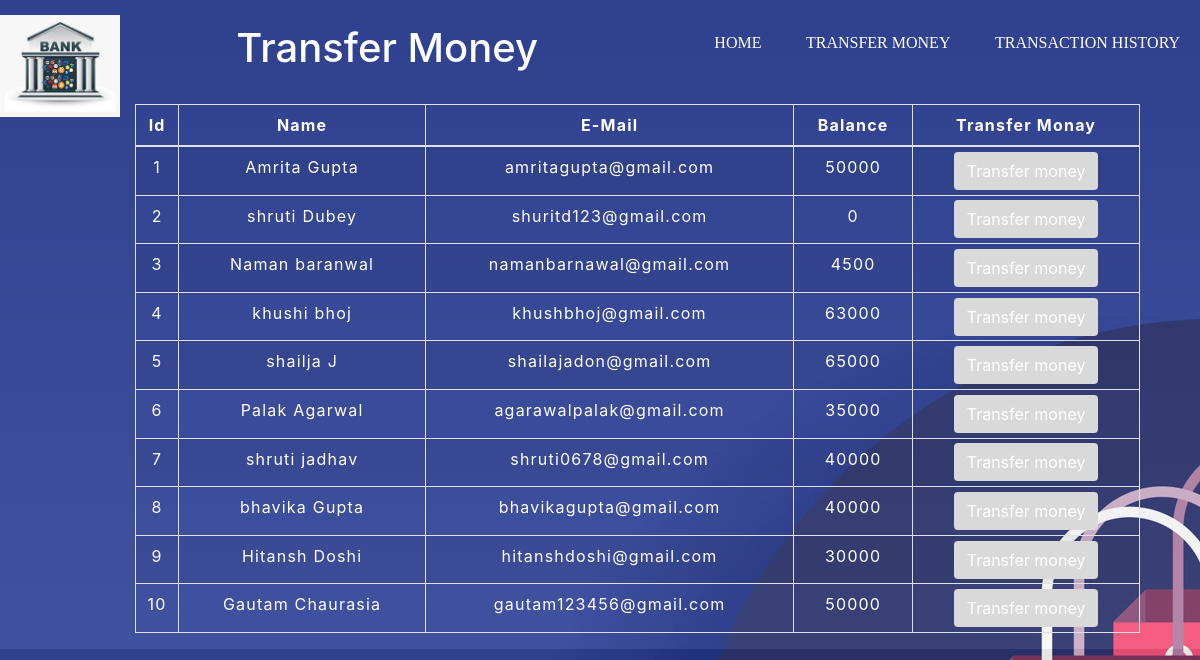
The app's page /transfermoney.php with its own data.
### tables this page shows
CREATE TABLE `users` (
  `id` int(3) NOT NULL,
  `name` text NOT NULL,
  `email` varchar(30) NOT NULL,
  `balance` int(8) NOT NULL
);

### transfermoney.php (the view, shortened to what this page needs)
<!DOCTYPE html>
<html lang="en">
<head>
    <link rel="stylesheet" href="https://maxcdn.bootstrapcdn.com/bootstrap/4.0.0/css/bootstrap.min.css">
    <link rel="stylesheet" type="text/css" href="css/table.css">
</head>
<body>
<?php
    include 'config.php';
    $sql = "SELECT * FROM users";
    $result = mysqli_query($conn,$sql);
?>
 <div class="wrapper">
        <div class="logo">
            <img src="logo.jfif" alt="">
        </div>
<ul class="nav-area">
<li><a href="index.php">Home</a></li>
<li><a href="transfermoney.php">Transfer money</a></li>
<li><a href="transactionhistory.php">Transaction History</a></li>
</ul>
</div>
<div class="container">
        <h2 class="text-center pt-4">Transfer Money</h2>
        <br>
            <div class="row">
                <div class="col">
                    <div class="table-responsive-sm">
                    <table class="table table-hover table-sm table-striped table-condensed table-bordered">
                        <thead>
                            <tr>
                            <th scope="col" class="text-center py-2">Id</th>
                            <th scope="col" class="text-center py-2">Name</th>
                            <th scope="col" class="text-center py-2">E-Mail</th>
                            <th scope="col" class="text-center py-2">Balance</th>
                            <th scope="col" class="text-center py-2">Transfer Monay</th>
                            </tr>
                        </thead>
                        <tbody>
                <?php
                    while($rows=mysqli_fetch_assoc($result)){
                ?>
                    <tr>
                        <td class="py-2"><?php echo $rows['id'] ?></td>
                        <td class="py-2"><?php echo $rows['name']?></td>
                        <td class="py-2"><?php echo $rows['email']?></td>
                        <td class="py-2"><?php echo $rows['balance']?></td>
                        <td><a href="selecteduserdetail.php?id= <?php echo $rows['id'] ;?>"> <button type="button" class="btn">Transfer money</button></a></td>
                    </tr>
                <?php
                    }
                ?>
                        </tbody>
                    </table>
                    </div>
                </div>
            </div>
         </div>
</body>
</html>

### table.css (style rules this page uses)
* { padding: 10; margin: 0; box-sizing: border-box; color:white; }
h2 { font-size: 40px; }
table { letter-spacing: 1.2px; color:white; }
td { text-align: center; }
button { border:none; background: #d9d9d9; transition: 1s; }

### transfermoney.php (style rules this page uses)
body { background: linear-gradient(rgba(0, 0, 0, 0.1), rgba(168, 170, 172, 0.1)), url(bank.jpg); color:white; }
button { transition: 1.5s; }
.logo { width: 10%; height: 10%; }
.nav-area { float: right; list-style: none; margin-top: 30px; }
.nav-area li { display: inline-block; }
.nav-area li a { color: white; text-decoration: none; padding: 5px 20px; font-family: poppins; font-size: 16px; text-transform: uppercase; }
.logo { float: left; }
.logo img { width: 100%; padding: 15px 0; }

### records on screen
users: id "1", name "Amrita Gupta", email "amritagupta@gmail.com", balance "50000"
users: id "2", name "shruti Dubey", email "shuritd123@gmail.com", balance "0"
users: id "3", name "Naman baranwal", email "namanbarnawal@gmail.com", balance "4500"
users: id "4", name "khushi bhoj", email "khushbhoj@gmail.com", balance "63000"
users: id "5", name "shailja J", email "shailajadon@gmail.com", balance "65000"
users: id "6", name "Palak Agarwal", email "agarawalpalak@gmail.com", balance "35000"
users: id "7", name "shruti jadhav", email "shruti0678@gmail.com", balance "40000"
users: id "8", name "bhavika Gupta", email "bhavikagupta@gmail.com", balance "40000"
users: id "9", name "Hitansh Doshi", email "hitanshdoshi@gmail.com", balance "30000"
users: id "10", name "Gautam Chaurasia", email "gautam123456@gmail.com", balance "50000"
